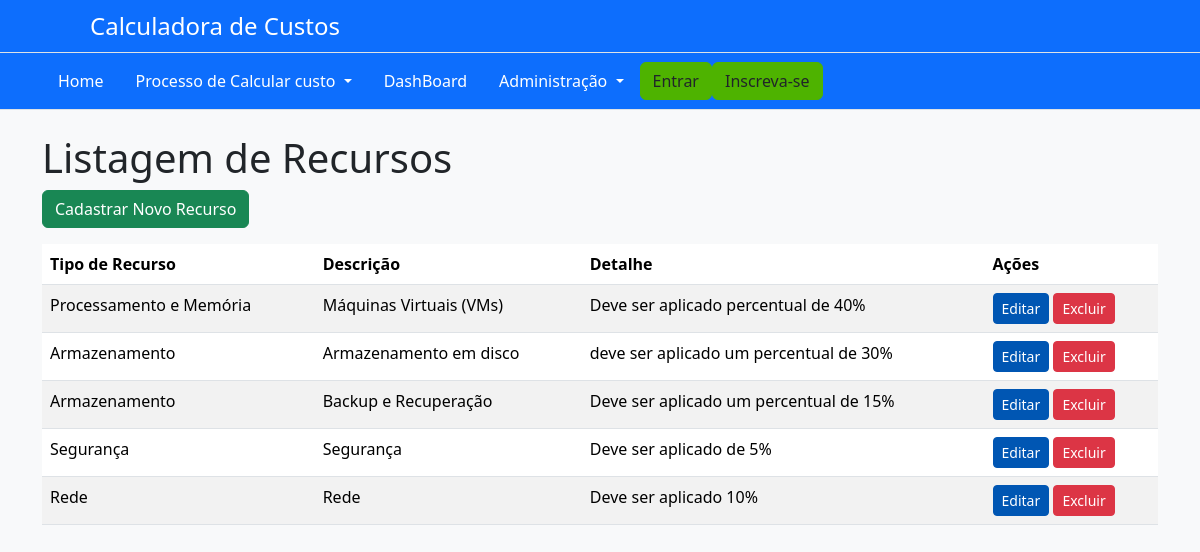
/listarrecurso/, run on the app's committed database.
### AppCalculadora/models.py (models this page shows, shortened)
class Recurso(models.Model):
    tipo_recurso = models.ForeignKey(TipoRecurso, on_delete=models.CASCADE)
    descricao = models.CharField(max_length=255)
    detalhes = models.TextField()

class TipoRecurso(models.Model):
    nome = models.CharField(max_length=255)

### AppCalculadora/views.py (the view)
# urls.py: path('listarrecurso/', views.listar_recurso, name='listarRecurso'),
def listar_recurso(request):
    recursos = Recurso.objects.all()
    return render(request, 'recurso/listar_recurso.html', {'recursos': recursos})

### AppCalculadora/templates/recurso/listar_recurso.html
{% extends 'base.html' %}
{% block content %}
<div class="container">
    <h1 class="page-title">Listagem de Recursos</h1>
    <a href="{% url 'cadastrarRecurso' %}" class="btn btn-success mb-3">Cadastrar Novo Recurso</a>
    <table class="table table-striped">
        <thead>
            <tr>
                <th>Tipo de Recurso</th>
                <th>Descrição</th>
                <th>Detalhe</th>
                <th>Ações</th>
            </tr>
        </thead>
        <tbody>
            {% for recurso in recursos %}
            <tr>
                <td>{{ recurso.tipo_recurso.nome }}</td>
                <td>{{ recurso.descricao }}</td>
                <td>{{ recurso.detalhes }}</td>
                <td>
                    <a href="{% url 'editarRecurso' recurso.pk %}" class="btn btn-primary btn-sm">Editar</a>
                    <a href="{% url 'excluirRecurso' recurso.pk %}" class="btn btn-danger btn-sm">Excluir</a>
                </td>
            </tr>
            {% endfor %}
        </tbody>
    </table>
</div>
{% endblock %}

### AppCalculadora/static/css/custom.css (style rules this page uses)
body { background-color: #f8f9fa; color: #212529; }
.btn-primary { background-color: #0056b3; border-color: #0056b3; }

### data on the page
Recurso: tipo_recurso.nome "Processamento e Memória", descricao "Máquinas Virtuais (VMs)", detalhes "Deve ser aplicado percentual de 40%"
Recurso: tipo_recurso.nome "Armazenamento", descricao "Armazenamento em disco", detalhes "deve ser aplicado um percentual de 30%"
Recurso: tipo_recurso.nome "Armazenamento", descricao "Backup e Recuperação", detalhes "Deve ser aplicado um percentual de 15%"
Recurso: tipo_recurso.nome "Segurança", descricao "Segurança", detalhes "Deve ser aplicado de 5%"
Recurso: tipo_recurso.nome "Rede", descricao "Rede", detalhes "Deve ser aplicado 10%"
